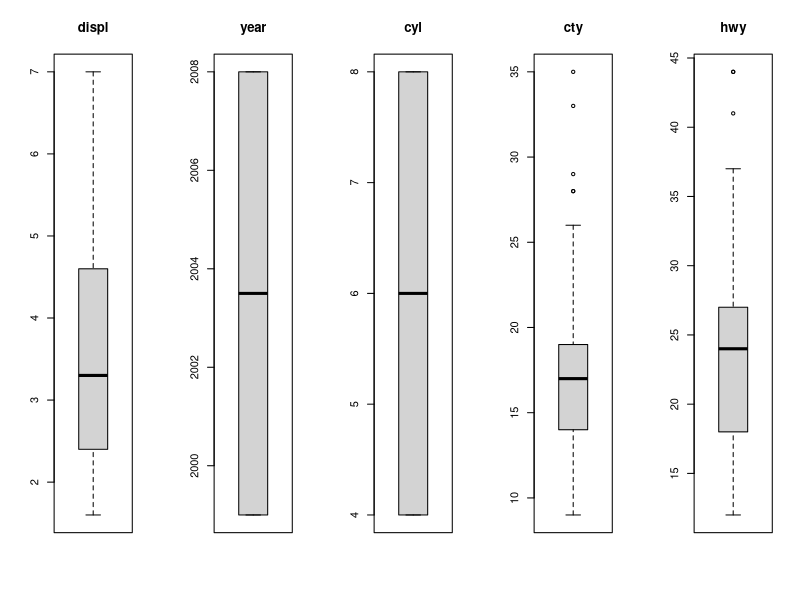
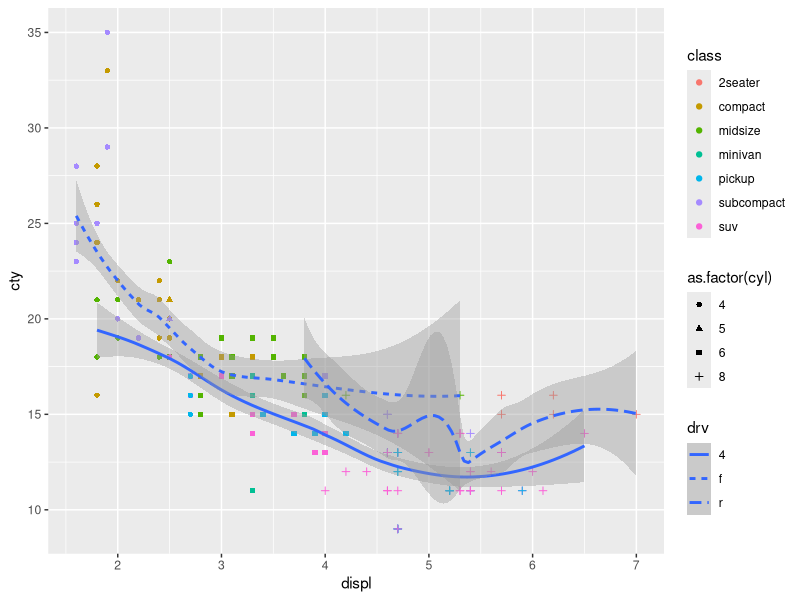
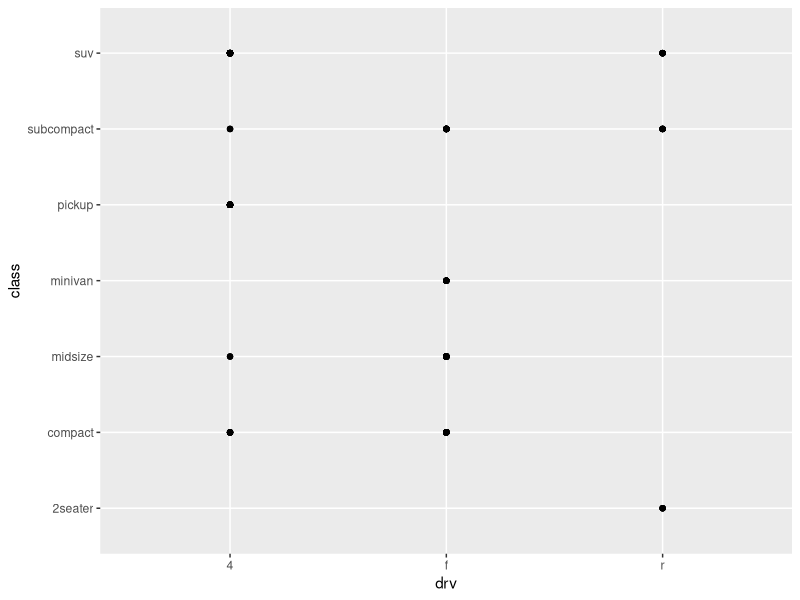
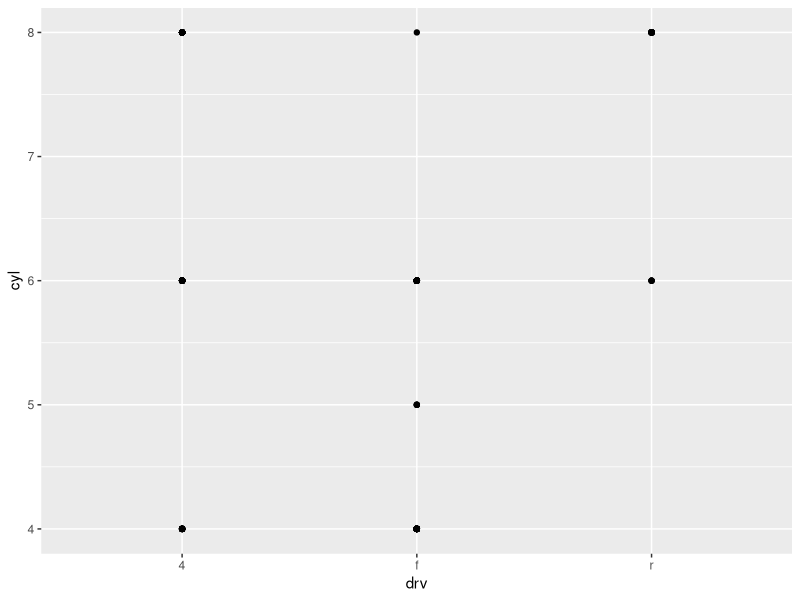
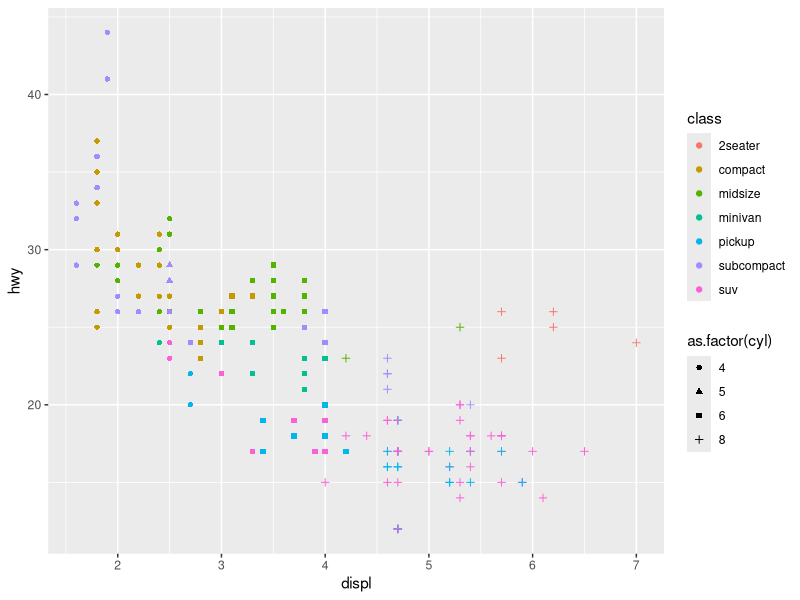
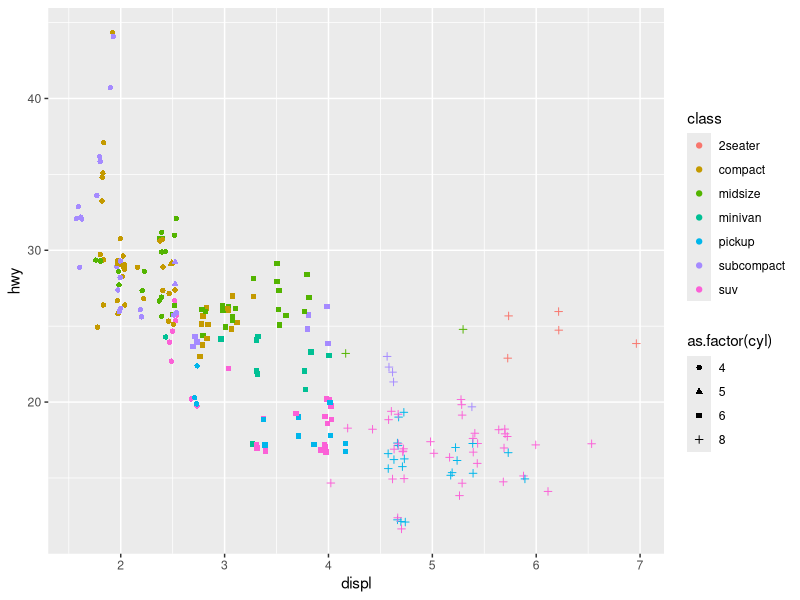
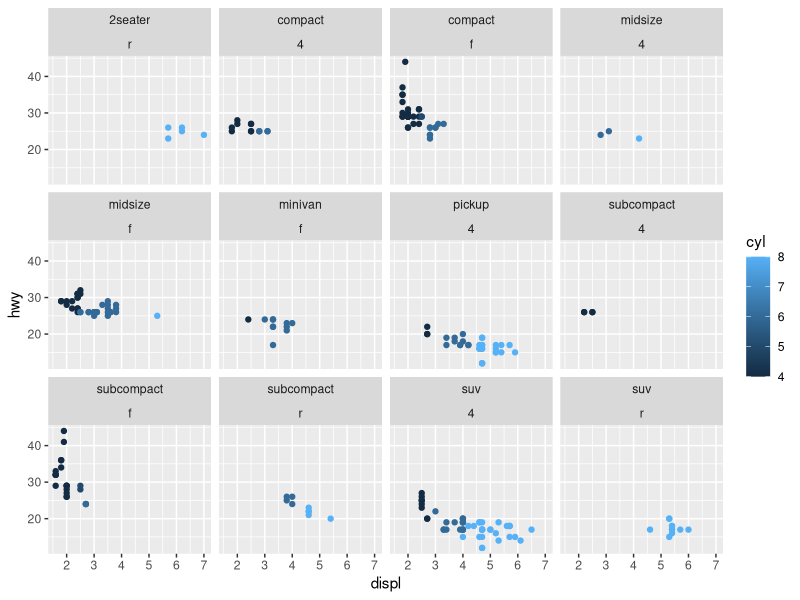
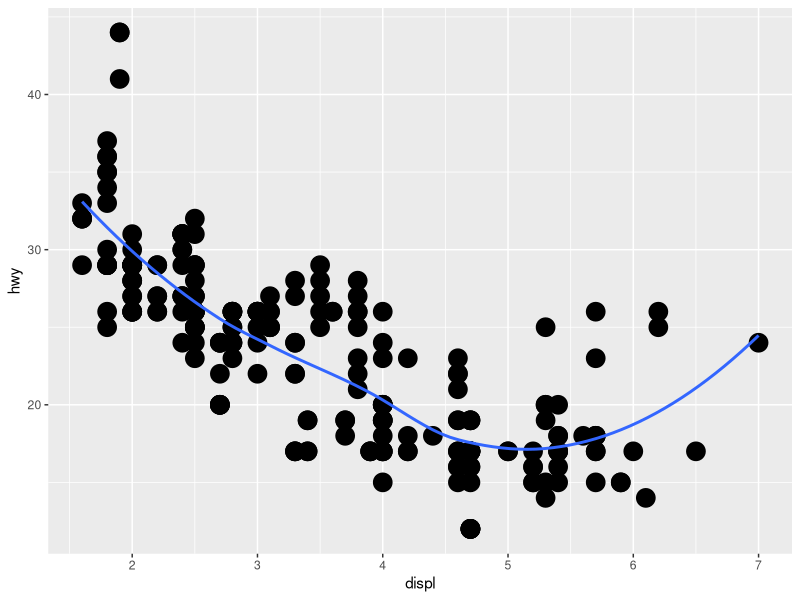

Write the R code that produced these figures, in order.
library(tidyverse)

view(mpg)

na_count <- vector(mode='integer',length=ncol(mpg))
for(i in ncol(mpg)){
  na_count[i] <- sum(is.na(mpg[,i]))
}
print(na_count)

str(mpg)
summary(mpg)
head(mpg,6)


par(mfrow=c(1,5))
boxplot(mpg["displ"],main=names(mpg["displ"]))
boxplot(mpg["year"],main=names(mpg["year"]))
boxplot(mpg["cyl"],main=names(mpg["cyl"]))
boxplot(mpg["cty"],main=names(mpg["cty"]))
boxplot(mpg["hwy"],main=names(mpg["hwy"]))

# Correlation between engine power and city miles per gallon 
# classified by class of the car.
# Added the geometric smooth curve also.
# There will be 62 missing values when class is classified using shape because
# only 6 shapes can be represented by default and all of the 7th category's entries will be discarded.
ggplot(mpg, aes(x=displ,y=cty)) +
  geom_point(aes(color=class,shape=as.factor(cyl))) +
  geom_smooth(aes(linetype=drv))

# Correlation between drive type and class of the car
ggplot(mpg) +
  geom_point(aes(x=drv, y=class))

# Correlation between drive type and number of cylinders
ggplot(mpg) +
  geom_point(aes(x=drv, y=cyl))

# Correlation between engine power and highway miles per gallon
# classified by number of cylinders. Plotted this to see the trend and outliers in the trend
ggplot(mpg) +
  geom_point(aes(x=displ,y=hwy,color=class,shape=as.factor(cyl)))
ggplot(mpg) +
  geom_point(aes(x=displ,y=hwy,color=class,shape=as.factor(cyl)), position="jitter")

# Correlation between engine power and highway miles per gallon
# classified by class of the car, number of cylinders and drive type.
ggplot(mpg) +
  geom_point(aes(x=displ,y=hwy,color=cyl)) +
  #facet_wrap(.~ class)
  facet_wrap(class ~ drv)


# Testing out different plots of correlation between displ, hwy and drv

ggplot(mpg, aes(x=displ,y=hwy)) +
  geom_point(size=6) +
  geom_smooth(se=FALSE)

ggplot(mpg, aes(x=displ,y=hwy)) +
  geom_point(size=5) +
  geom_smooth(data=filter(mpg,drv==4),se=FALSE) +
  geom_smooth(data=filter(mpg,drv=='r'),se=FALSE) +
  geom_smooth(data=filter(mpg,drv=='f'),se=FALSE) 

ggplot(mpg, aes(x=displ,y=hwy,color=drv)) +
  geom_point(size=5) 
  #geom_smooth(data=filter(mpg,drv=='r'),se=FALSE) 
  #geom_smooth(data=filter(mpg,drv==4),se=FALSE) +
  #geom_smooth(data=filter(mpg,drv=='f'),se=FALSE) 


ggplot(mpg, aes(x=cty, y=hwy)) +
  geom_point() +
  geom_abline() +
  coord_fixed()
  
